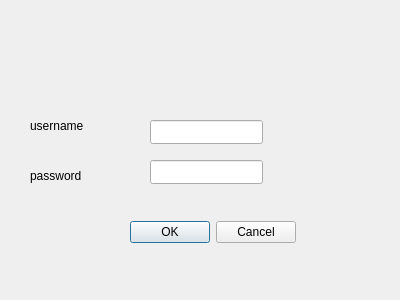
<?xml version="1.0" encoding="UTF-8"?>
<ui version="4.0">
 <class>SignUpDialog</class>
 <widget class="QDialog" name="SignUpDialog">
  <property name="geometry">
   <rect>
    <x>0</x>
    <y>0</y>
    <width>400</width>
    <height>300</height>
   </rect>
  </property>
  <property name="windowTitle">
   <string>Dialog</string>
  </property>
  <widget class="QLineEdit" name="passwordEdit">
   <property name="geometry">
    <rect>
     <x>150</x>
     <y>160</y>
     <width>113</width>
     <height>24</height>
    </rect>
   </property>
  </widget>
  <widget class="QLineEdit" name="usernameEdit">
   <property name="geometry">
    <rect>
     <x>150</x>
     <y>120</y>
     <width>113</width>
     <height>24</height>
    </rect>
   </property>
  </widget>
  <widget class="QLabel" name="label">
   <property name="geometry">
    <rect>
     <x>30</x>
     <y>115</y>
     <width>61</width>
     <height>21</height>
    </rect>
   </property>
   <property name="text">
    <string>username</string>
   </property>
  </widget>
  <widget class="QLabel" name="label_2">
   <property name="geometry">
    <rect>
     <x>30</x>
     <y>165</y>
     <width>71</width>
     <height>21</height>
    </rect>
   </property>
   <property name="text">
    <string>password</string>
   </property>
  </widget>
  <widget class="QDialogButtonBox" name="buttonBox">
   <property name="geometry">
    <rect>
     <x>130</x>
     <y>220</y>
     <width>166</width>
     <height>24</height>
    </rect>
   </property>
   <property name="standardButtons">
    <set>QDialogButtonBox::Cancel|QDialogButtonBox::Ok</set>
   </property>
  </widget>
 </widget>
 <resources/>
 <connections/>
</ui>
